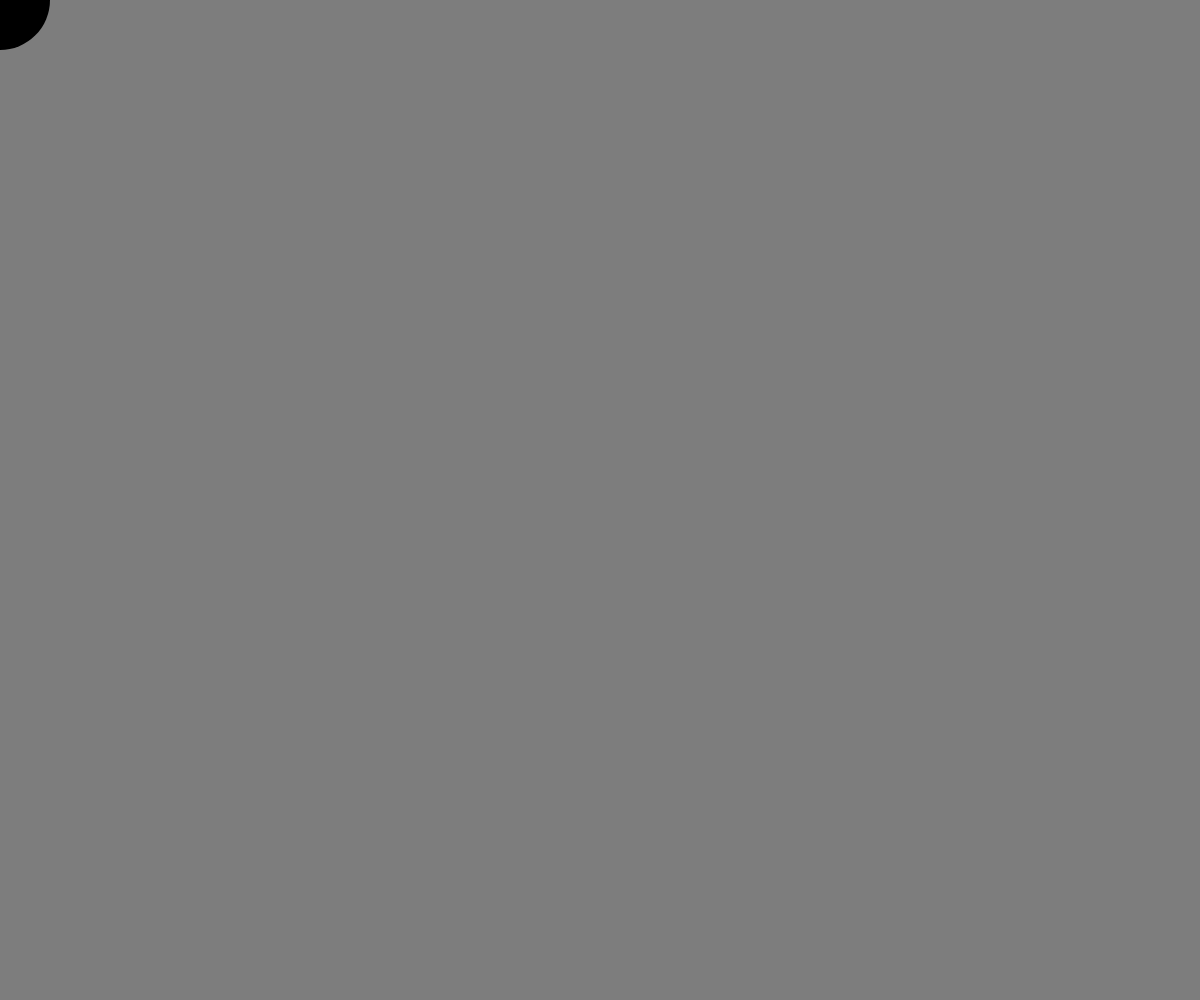
Frame 1 (no input)
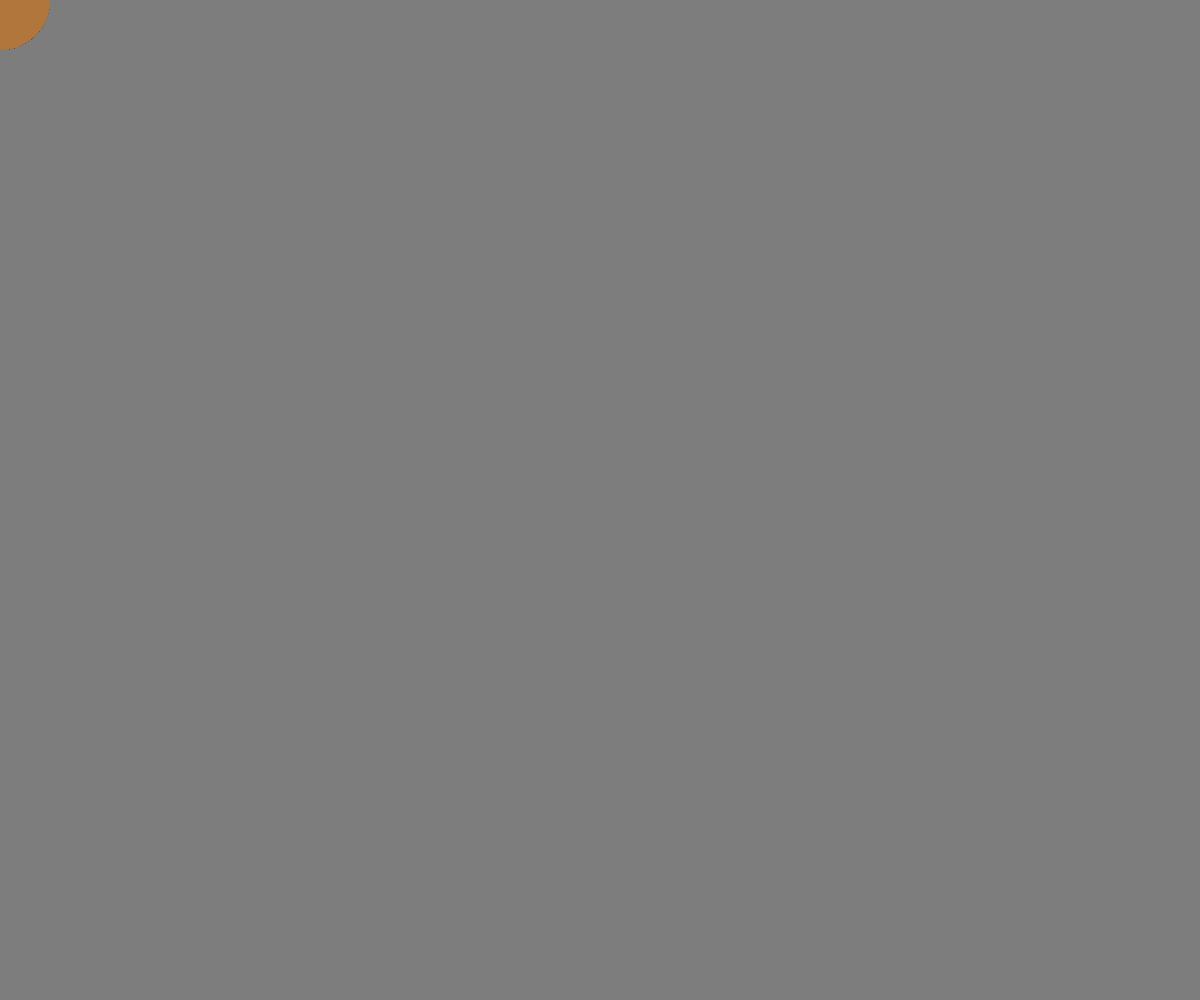
Frame 60 (no input)
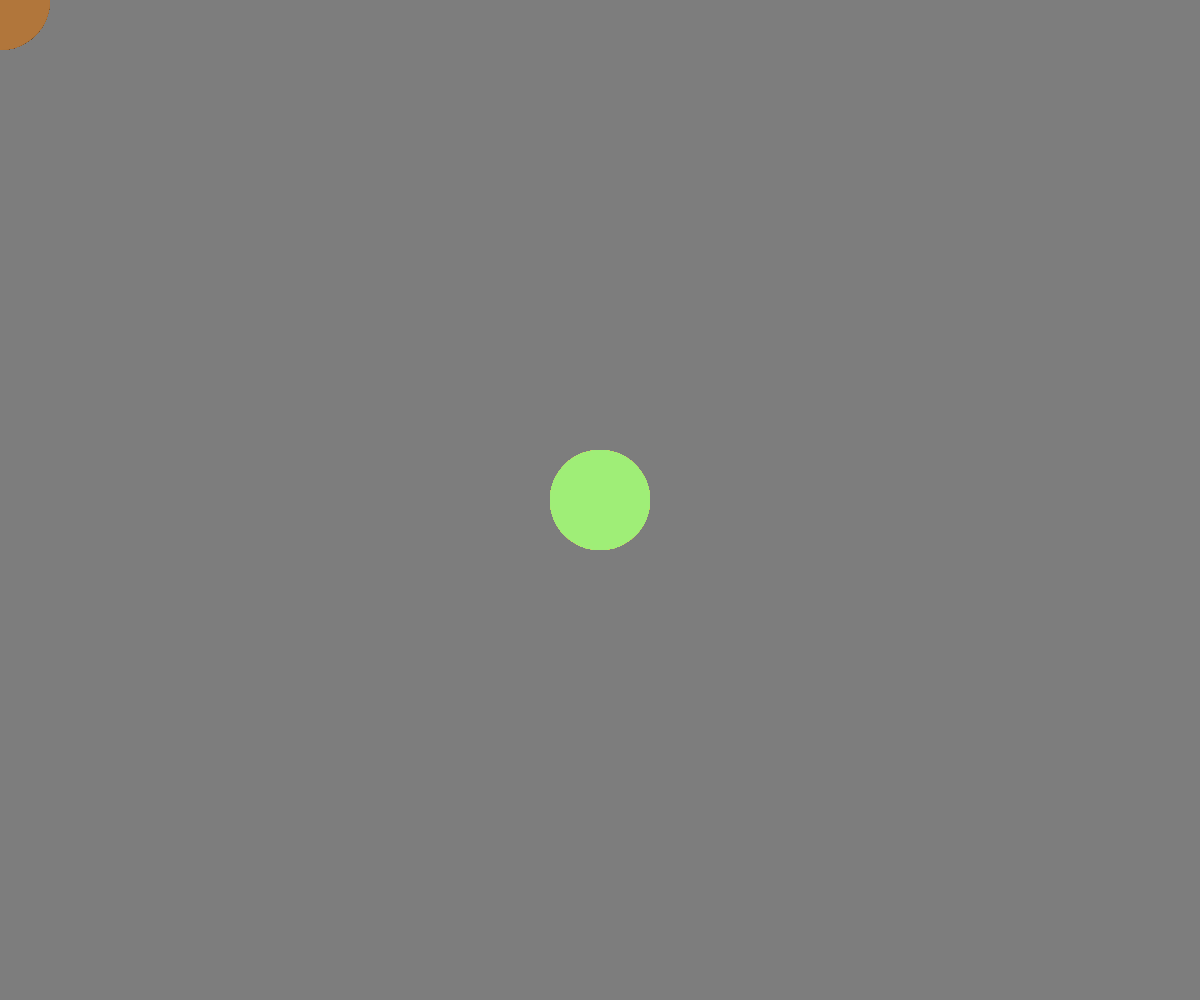
Frame 120 (the mouse pressed at the canvas centre since frame 60)

The p5.js sketch that drew these frames (run headless with seeded random() and noise() and a simulated clock; from frame 60 on, the mouse is pressed at the canvas centre):

// p5.js sketch
// ── sketch.js
// RGB Circle madness
// Anurag Sakharkar
// Date


let redAmount = 0;
let blueAmount = 0;
let greenAmount = 0;

let rChange = 3;
let gChange = 2;
let bChange = 1;

function setup() {
  createCanvas(windowWidth, windowHeight);
  background(125);
}

function draw() {
  noStroke();
  fill(redAmount, greenAmount, blueAmount);
  ellipse(mouseX, mouseY, 100 , 100);

  redAmount = redAmount + rChange
  greenAmount = greenAmount + gChange
  blueAmount = blueAmount + bChange

  if (redAmount > 255 || redAmount < 0){
    rChange = -rChange;
  }
  if (greenAmount > 255 || greenAmount < 0){
    gChange = -gChange;
  }
  if (blueAmount > 255 || blueAmount < 0){
    bChange = -bChange;
  }
}
             
